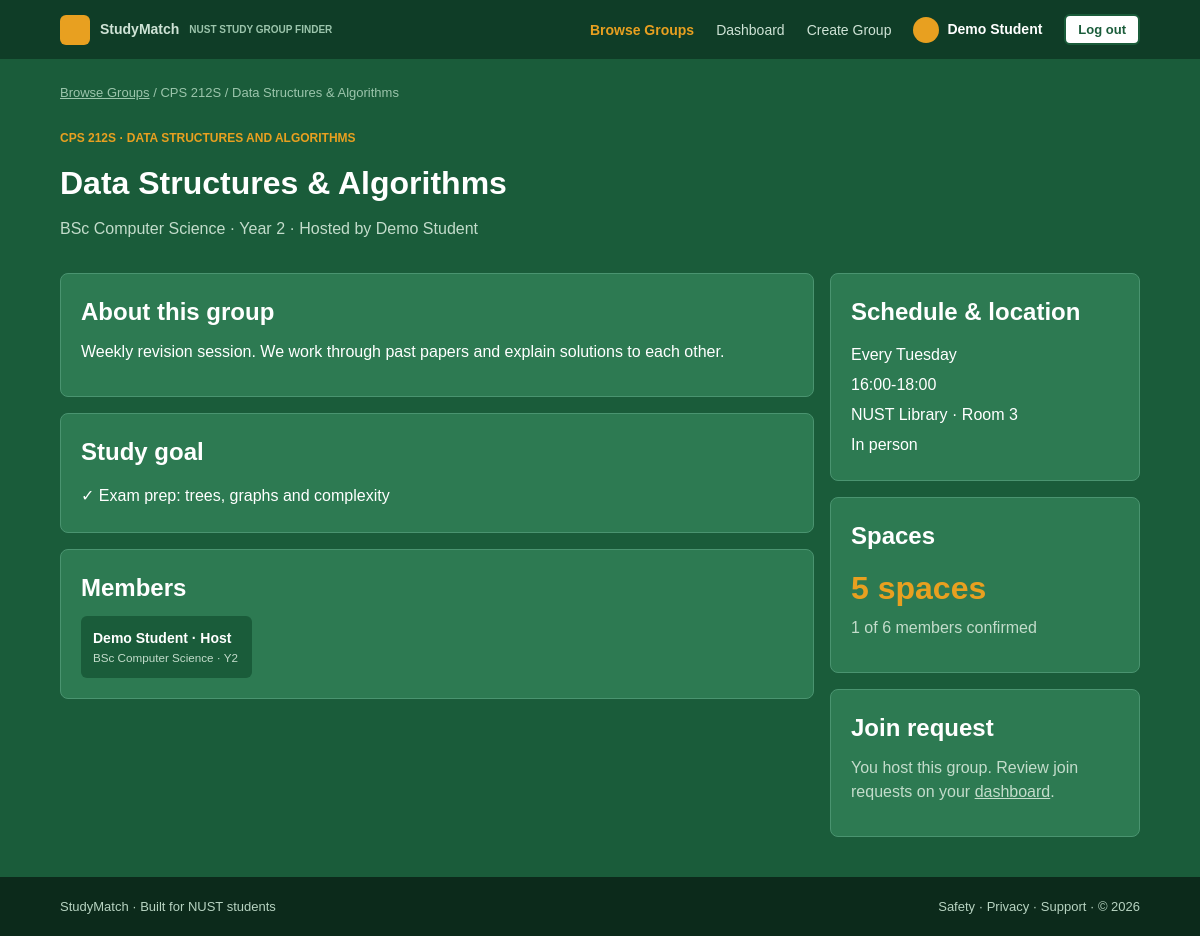
The app's page /studymatch-php/group.php?id=1 (signed in) with its own data.
### tables this page shows
CREATE TABLE users (
  id               INT AUTO_INCREMENT PRIMARY KEY,
  full_name        VARCHAR(100) NOT NULL,
  email            VARCHAR(150) NOT NULL UNIQUE,
  student_number   VARCHAR(9)   NOT NULL UNIQUE,
  password_hash    VARCHAR(255) NOT NULL,
  programme        VARCHAR(100) NOT NULL,
  year_of_study    TINYINT      NOT NULL DEFAULT 1,
  current_modules  VARCHAR(255) NOT NULL DEFAULT '',    
  availability     VARCHAR(255) NOT NULL DEFAULT '',    
  preferred_format VARCHAR(30)  NOT NULL DEFAULT 'In person and online',
  role             ENUM('student','admin') NOT NULL DEFAULT 'student',
  created_at       TIMESTAMP DEFAULT CURRENT_TIMESTAMP
);

### studymatch-php/includes/db.php (called while the page is built, shortened)
<?php
$db_host = 'localhost';
$db_user = 'root';
$db_pass = '';
$db_name = 'studymatch';
function db() {
    global $db_host, $db_user, $db_pass, $db_name;
    static $conn = null;
    if ($conn !== null) {
        return $conn;
    }
    $conn = new mysqli($db_host, $db_user, $db_pass, $db_name);
    $conn->set_charset('utf8mb4');
    return $conn;
}

### studymatch-php/includes/helpers.php (called while the page is built, shortened)
<?php
function fmt_time($t) {
    return substr($t, 0, 5);
}
function spaces_left($g) {
    return max(0, (int)$g['max_members'] - (int)$g['member_count']);
}
function fetch_all($sql, $types = '', $params = []) {
    $stmt = db()->prepare($sql);
    if ($types !== '') {
        $stmt->bind_param($types, ...$params);
    }
    $stmt->execute();
    $result = $stmt->get_result();
    $rows = [];
    while ($row = $result->fetch_assoc()) {
        $rows[] = $row;
    }
    return $rows;
}
function fetch_one($sql, $types = '', $params = []) {
    $rows = fetch_all($sql, $types, $params);
    return $rows[0] ?? null;
}

### studymatch-php/includes/auth.php (called while the page is built, shortened)
<?php
function current_user() {
    return [
        'id'   => (int)$_SESSION['user_id'],
        'name' => $_SESSION['user_name'],
        'role' => $_SESSION['user_role']
    ];
}
function require_login() {
    $user = current_user();
    return $user;
}
function e($text) {
    return htmlspecialchars((string)$text, ENT_QUOTES, 'UTF-8');
}

### studymatch-php/group.php (the view, shortened to what this page needs)
<?php
require __DIR__ . '/includes/auth.php';
require __DIR__ . '/includes/db.php';
require __DIR__ . '/includes/helpers.php';
$user = require_login();
$id = (int)($_GET['id'] ?? 0);
$group = fetch_one('SELECT * FROM v_group_cards WHERE id = ?', 'i', [$id]);
$isHost = ($group['host_id'] == $user['id']);
$members = fetch_all(
    "SELECT u.id, u.full_name, u.programme, u.year_of_study
       FROM group_members gm JOIN users u ON u.id = gm.user_id
      WHERE gm.group_id = ? AND gm.status = 'approved'
      ORDER BY u.full_name",
    'i', [$id]
);
$mine = fetch_one('SELECT status FROM group_members WHERE group_id = ? AND user_id = ?', 'ii', [$id, $user['id']]);
$spaces = spaces_left($group);
require __DIR__ . '/includes/header.php';
?>
<main>
    <div class="container">
        <p class="breadcrumb"><a href="browse.php">Browse Groups</a> / <?= e($group['module_code']) ?> / <?= e($group['title']) ?></p>
        <div style="display:flex; justify-content:space-between; flex-wrap:wrap; gap:14px; margin-bottom:20px">
            <div>
                <p class="small-label"><?= e($group['module_code']) ?> · <?= e($group['module_name']) ?></p>
                <h1><?= e($group['title']) ?></h1>
                <p class="muted"><?= e($group['host_programme']) ?> · Year <?= (int)$group['host_year'] ?> · Hosted by <?= e($group['host_name']) ?>
                    <?= $group['status'] !== 'approved' ? ' · ' . status_badge($group['status']) : '' ?></p>
            </div>
        </div>
        <div class="two-column">
            <div class="stack">
                <section class="card">
                    <h2>About this group</h2>
                    <p><?= nl2br(e($group['description'])) ?></p>
                </section>
                <section class="card">
                    <h2>Study goal</h2>
                    <ul class="goal-list"><li>✓ <?= e($group['study_goal']) ?></li></ul>
                </section>
                <section class="card">
                    <h2>Members</h2>
                    <div class="members">
                        <?php foreach ($members as $m): ?>
                            <div class="member">
                                <strong><?= e($m['full_name']) ?><?= $m['id'] == $group['host_id'] ? ' · Host' : '' ?></strong>
                                <small><?= e($m['programme']) ?> · Y<?= (int)$m['year_of_study'] ?></small>
                            </div>
                        <?php endforeach; ?>
                    </div>
                </section>
            </div>
            <div class="stack">
                <section class="card">
                    <h2>Schedule &amp; location</h2>
                    <ul class="plain-list">
                        <li>Every <?= e($group['day_of_week']) ?></li>
                        <li><?= e(fmt_time($group['start_time'])) ?>-<?= e(fmt_time($group['end_time'])) ?></li>
                        <li><?= e($group['location']) ?></li>
                        <li><?= e($group['study_format']) ?></li>
                    </ul>
                </section>
                <section class="card">
                    <h2>Spaces</h2>
                    <p class="big-number"><?= $spaces ?> <?= $spaces == 1 ? 'space' : 'spaces' ?></p>
                    <p class="muted"><?= (int)$group['member_count'] ?> of <?= (int)$group['max_members'] ?> members confirmed</p>
                </section>
                <section class="card">
                    <h2>Join request</h2>
                    <?php if ($isHost): ?>
                        <p class="muted">You host this group. Review join requests on your <a href="dashboard.php">dashboard</a>.</p>
                    <?php elseif ($mine && $mine['status'] === 'approved'): ?>
                        <p class="muted">You are a member of this group.</p>
                    <?php elseif ($mine): ?>
                        <p class="muted">Your request is waiting for the host to review it.</p>
                        <span class="badge badge-pending">PENDING</span>
                    <?php elseif ($group['status'] !== 'approved'): ?>
                        <p class="muted">This group is not open for requests yet.</p>
                    <?php elseif ($spaces == 0): ?>
                        <p class="muted">This group is full.</p>
                    <?php endif; ?>
                </section>
            </div>
        </div>
    </div>
</main>
<?php require __DIR__ . '/includes/footer.php'; ?>

### studymatch-php/style.css (style rules this page uses)
:root { --dark-green: #0f3d27; --green: #1a5c3a; --light-green: #2d7a52; --pale-green: #d9eadf; --background: #eef3f0; --amber: #e8a020; --white: #ffffff; --red: #c0392b; --border: #c9ddd1; }
* { box-sizing: border-box; }
body { margin: 0; font-family: Arial, Helvetica, sans-serif; background: var(--background); color: var(--dark-green); line-height: 1.5; }
h1, h2, h3 { margin: 0 0 10px 0; }
p { margin: 0 0 12px 0; }
a { color: inherit; }
.container { width: 90%; max-width: 1100px; margin: 0 auto; }
.small-label { font-size: 12px; font-weight: bold; text-transform: uppercase; color: var(--amber); }
.muted { color: #4f7561; }
body.dark { background: var(--green); color: var(--white); }
body.dark .muted { color: #c3dccb; }
.card { background: var(--white); color: var(--dark-green); border: 1px solid var(--border); border-radius: 8px; padding: 20px; }
body.dark .card { background: var(--light-green); color: var(--white); border-color: #4a9470; }
.stack { display: grid; gap: 16px; }
.plain-list { list-style: none; margin: 0; padding: 0; }
.plain-list li { padding: 3px 0; }
.two-column { display: grid; grid-template-columns: 1fr 310px; gap: 16px; align-items: start; padding-bottom: 40px; }
.two-column .stack { gap: 16px; }
.goal-list { list-style: none; margin: 0; padding: 0; }
.goal-list li { padding: 4px 0; }
.members { display: grid; grid-template-columns: repeat(4, 1fr); gap: 10px; }
.member { background: var(--green); border-radius: 6px; padding: 12px; font-size: 14px; }
.member small { display: block; color: #c3dccb; }
.big-number { color: var(--amber); font-size: 32px; font-weight: bold; margin: 4px 0; }
.breadcrumb { font-size: 13px; color: #9cc5ac; padding: 24px 0 14px 0; }

### records on screen
users: full_name "Demo Student", shows "· Host", programme "BSc Computer Science", year_of_study "2"

### other values on screen
$user['name'] "Demo Student"
$group['module_code'] "CPS 212S"
$group['title'] "Data Structures & Algorithms"
$group['module_name'] "DATA STRUCTURES AND ALGORITHMS"
$group['host_programme'] "BSc Computer Science"
$group['host_year'] "2"
$group['host_name'] "Demo Student"
$group['description'] "Weekly revision session. We work through past papers and explain solutions to each other."
$group['study_goal'] "Exam prep: trees, graphs and complexity"
$group['day_of_week'] "Tuesday"
fmt_time($group['start_time']) "16:00"
fmt_time($group['end_time']) "18:00"
$group['location'] "NUST Library · Room 3"
$group['study_format'] "In person"
$spaces "5"
